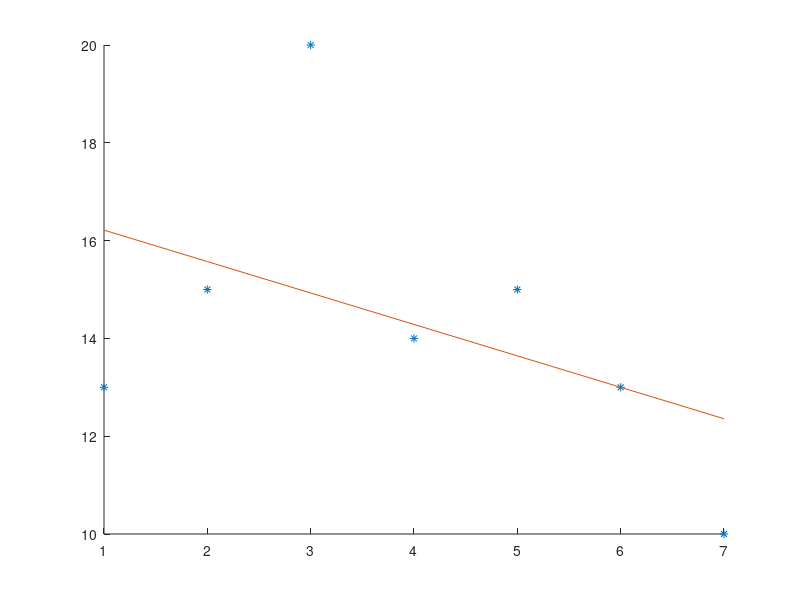

The MATLAB source for this figure:
x = [1, 2, 3, 4, 5, 6, 7];
fx = [13,15,20,14,15,13,10];

m = length(x);

a = (m* sum(x .* fx) - sum(x)*sum(fx))/(m*sum(x.^2) - (sum(x)^2))
b = (sum(x.^2)*sum(fx) - sum(x.*fx)* sum(x))/(m*sum(x.^2)-(sum(x)^2))

temperature = a*8+b

minimum  = sum((fx -(a * x + b)).^2)

hold on
plot(x,fx,'*')
plot(x,a.*x+b)